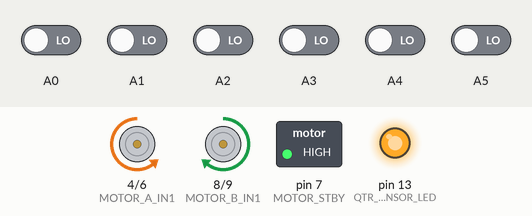
A sketch run on a simulated Arduino Uno, built with avr-gcc and run on an emulated ATmega328P. Shown: motor-driver pin pairs drawn as motors (green arrow = first pin HIGH = forward, orange = second pin HIGH = backward, longer = more drive, scaled by the enable pin, stopped while the standby pin is LOW), switched loads named in the sketch (green lamp = pin HIGH), output pins drawn as LEDs (lit = HIGH). The inputs (shaded band) are chosen by the test bench; at power-on: A0–5 LOW.

Above: at 1.2 s.
1.3 s: A2 driven HIGH and A3 driven HIGH
At 2.3 s:
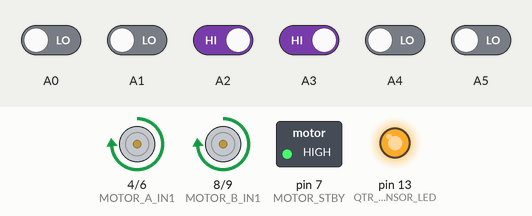
2.8 s: A2 driven LOW
At 3.3 s:
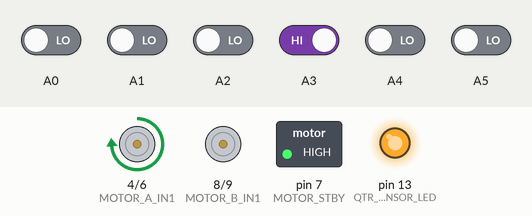
4.3 s: A5 driven HIGH
At 4.6 s:
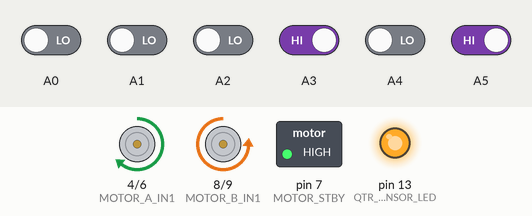
Timing chart, 0 to 7.3 s (numbered marks = the images above; inputs shaded):
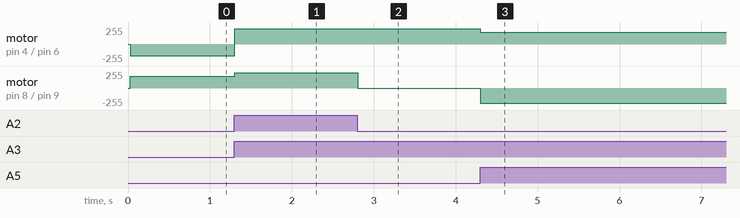

Measured:
- after the input at 1.3 s, motor on pin 4 (MOTOR_A_IN1) / pin 6 (MOTOR_A_IN2): backward 178/255 → forward 229/255 at once; motor on pin 8 (MOTOR_B_IN1) / pin 9 (MOTOR_B_IN2): forward 178/255 → forward 229/255 at once
- after the input at 2.8 s, motor on pin 8 (MOTOR_B_IN1) / pin 9 (MOTOR_B_IN2): forward 229/255 → stopped at once
- after the input at 4.3 s, motor on pin 4 (MOTOR_A_IN1) / pin 6 (MOTOR_A_IN2): forward 229/255 → forward 178/255 at once; motor on pin 8 (MOTOR_B_IN1) / pin 9 (MOTOR_B_IN2): stopped → backward 229/255 at once

The sketch:

roccoval_2.ino
```cpp
/*
 * @scuola:	ITT. PANELLA - VALLAURI | REGGIO CALABRIA (RC)
 * @autori:	Pelleggrino,Rotaru,Orzumati,Condemi,Geniale
 * Squadra: Non ci siamo persi
 * Robot:   Roccoval
 * @data:   Maggio 2016
 * Versione: -
 * @evento: Roboval 2016
 *
 */


// INCLUDO LA LIBRERIA QTRSensors
#include <QTRSensors.h>

// PIN-OUT MOTORI
// A: MOTORE SINISTRO
// B: MOTORE DESTRO
#define MOTOR_STBY        7
#define MOTOR_A_PWM       5
#define MOTOR_A_IN2       6
#define MOTOR_A_IN1       4
#define MOTOR_B_PWM       10
#define MOTOR_B_IN1       8
#define MOTOR_B_IN2       9

// IDENTIFICAZIONE MOTORI
#define MOTOR_LEFT        0
#define MOTOR_RIGHT       1

// IDENTIFICAZIONE SENSORI
#define QTRLFar           0
#define QTRLCenter        1
#define QTRLNear          2
#define QTRRNear          3
#define QTRRCenter        4
#define QTRRFar           5

// IMPOSTAZIONI QTRSensors
#define QTR_NUM_SENSORS   6
#define QTR_TIMEOUT       2500
#define QTR_EMITTER_PIN   QTR_NO_EMITTER_PIN
#define QTR_SENSOR_LED    13 // LED ARDUINO

// IMPOSTAZIONI GLOBALI
#define VELOCITA          90 // 1 - 99
#define GIRO_VELOCITA     70 // 1 - 99
#define SOGLIA            255 // 0 - 2500
int CORR_VELOCITA       = 95; // 0 - 100

// DEFINE FUNCTIONS
#define MAGG_SOGLIA(x)( (x) > SOGLIA )

// VALORI SENSORI
int QTRLFarRead     = 0;
int QTRLCenterRead  = 0;
int QTRLNearRead    = 0;
int QTRRNearRead    = 0;
int QTRRCenterRead  = 0;
int QTRRFarRead     = 0;

// CHIAMO LA LIBRERIA QTRSensorsRC
QTRSensorsRC QTRRC((unsigned char[]){A0, A1, A2, A3, A4, A5}, QTR_NUM_SENSORS, QTR_TIMEOUT, QTR_EMITTER_PIN);
// VALORE DI TUTTI I SENSORI
unsigned int QTRSensorsValue[QTR_NUM_SENSORS];

// SETUP
void setup(){

    // SERIAL BEGIN (PER DEBUG)
    Serial.begin(9600);

    // MOTORI - OUTPUT
    setPinMode();

    // CALIBRAZIONE SENSORI
    QTRSensorsCalibration();

    // ABILITAZIONE LED
    QTRSensorsCalibLED(true);

    // ATTIVO I MOTORI
    MOTORStandby(false);

}

// LOOP
void loop(){

    QTRSensorsRead();

    if(MAGG_SOGLIA(QTRLFarRead)){

        TURNLeft();

    }else if(MAGG_SOGLIA(QTRRFarRead)){

        TURNRight();

    }else if(MAGG_SOGLIA(QTRLNearRead) || MAGG_SOGLIA(QTRRNearRead)){

        STRAIGHT();

    }else if(!MAGG_SOGLIA(QTRLFarRead) && !MAGG_SOGLIA(QTRRFarRead) &&
            !MAGG_SOGLIA(QTRLCenterRead) && !MAGG_SOGLIA(QTRRCenterRead) &&
            !MAGG_SOGLIA(QTRLNearRead) && !MAGG_SOGLIA(QTRRNearRead)){

        TURNAround();

    }

}

// GIRO A SINISTRA
void TURNLeft(){

    MOTORRun(MOTOR_LEFT, -GIRO_VELOCITA);
    MOTORRun(MOTOR_RIGHT, GIRO_VELOCITA);

    /*while(MAGG_SOGLIA(QTRRNearRead)){

        QTRSensorsRead();

    }*/

    TURNDelay();

}

// GIRO A DESTRA
void TURNRight(){

    /*STRAIGHT();
    delay(50);
    QTRSensorsRead();*/

    if(!MAGG_SOGLIA(QTRLNearRead) || !MAGG_SOGLIA(QTRRNearRead)){

        MOTORRun(MOTOR_LEFT, GIRO_VELOCITA);
        MOTORRun(MOTOR_RIGHT, -GIRO_VELOCITA);

       /* while(MAGG_SOGLIA(QTRLNearRead)){

            QTRSensorsRead();

        }*/

        TURNDelay();

    }

}

// GIRO SU ME STESSO
void TURNAround(){

    MOTORRun(MOTOR_LEFT, -GIRO_VELOCITA);
    MOTORRun(MOTOR_RIGHT, GIRO_VELOCITA);

    TURNDelay();

}

// ATTESA PER IL GIRO
void TURNDelay(){

    while(!MAGG_SOGLIA(QTRRNearRead) || !MAGG_SOGLIA(QTRLNearRead)){

        QTRSensorsRead();

    }

}

// VADO AVANTI
void STRAIGHT(){

    CORR_VELOCITA=CORR_VELOCITA/2;

    if(!MAGG_SOGLIA(QTRLNearRead)){

        MOTORRun(MOTOR_LEFT, VELOCITA);
        MOTORRun(MOTOR_RIGHT, CORR_VELOCITA);
        return;

    }else if(!MAGG_SOGLIA(QTRRNearRead)){

        MOTORRun(MOTOR_LEFT, CORR_VELOCITA);
        MOTORRun(MOTOR_RIGHT, VELOCITA);
        return;

    }else{

        MOTORRun(MOTOR_LEFT, VELOCITA);
        MOTORRun(MOTOR_RIGHT, VELOCITA);

    }

}

// IMPOSTO LO STANDBY AI MOTORI
void MOTORStandby(boolean state){

    digitalWrite(MOTOR_STBY, state ? LOW : HIGH);

}

// IMPOSTO IL LED DEI SENSORI
void QTRSensorsCalibLED(boolean state){

    digitalWrite(QTR_SENSOR_LED, state ? HIGH : LOW);

}

// IMPOSTO I MOTORI
void MOTORRun(boolean motor, char speed){

    MOTORDirection(motor, speed > 0 ? 1 : 0);
    MOTORSpeed(motor, speed);

}

// IMPOSTO LA VELOCITA' DEL MOTORE
void MOTORSpeed(boolean motor, char speed){

    byte PWMValue = map(abs(speed), 0, 100, 0, 255);

    if(motor == MOTOR_LEFT){

        analogWrite(MOTOR_A_PWM, PWMValue);

    }else if(motor == MOTOR_RIGHT){

        analogWrite(MOTOR_B_PWM, PWMValue);

    }

}

// IMPOSTO LA DIREZIONE DEL MOTORE
void MOTORDirection(boolean motor, boolean direction){

    if(motor == MOTOR_LEFT){

        if(direction == 1){

            digitalWrite(MOTOR_A_IN1, HIGH);
            digitalWrite(MOTOR_A_IN2, LOW);

        }else{

            digitalWrite(MOTOR_A_IN1, LOW);
            digitalWrite(MOTOR_A_IN2, HIGH);

        }

    }else if(motor == MOTOR_RIGHT){

        if(direction == 1){

            digitalWrite(MOTOR_B_IN1, HIGH);
            digitalWrite(MOTOR_B_IN2, LOW);

        }else{

            digitalWrite(MOTOR_B_IN1, LOW);
            digitalWrite(MOTOR_B_IN2, HIGH);

        }

    }

}

// LEGGO I VALORI DEI SENSORI
void QTRSensorsRead(){

    unsigned int position = QTRRC.readLine(QTRSensorsValue);

    QTRLFarRead      = QTRSensorsValue[QTRLFar];
    QTRLCenterRead   = QTRSensorsValue[QTRLCenter];
    QTRLNearRead     = QTRSensorsValue[QTRLNear];
    QTRRNearRead     = QTRSensorsValue[QTRRNear];
    QTRRCenterRead   = QTRSensorsValue[QTRRCenter];
    QTRRFarRead      = QTRSensorsValue[QTRRFar];

}

// CALIBRAZIONE SENSORI
// NOTA: EMITTER ON
void QTRSensorsCalibration(){

    QTRRC.calibrate();

    for(int i = 0; i < QTR_NUM_SENSORS; i++){

        if(QTRRC.calibratedMinimumOn[i] > SOGLIA || QTRRC.calibratedMaximumOn[i] < SOGLIA){

            QTRSensorsCalibration();
            break;

        }

    }

}

// IMPOSTO IL PIN-MODE
void setPinMode(){

    pinMode(MOTOR_STBY, OUTPUT);
    pinMode(MOTOR_A_PWM, OUTPUT);
    pinMode(MOTOR_A_IN1, OUTPUT);
    pinMode(MOTOR_A_IN2, OUTPUT);
    pinMode(MOTOR_B_PWM, OUTPUT);
    pinMode(MOTOR_B_IN1, OUTPUT);
    pinMode(MOTOR_B_IN2, OUTPUT);
    pinMode(MOTOR_B_IN2, OUTPUT);
    pinMode(QTR_SENSOR_LED, OUTPUT);

}
```
